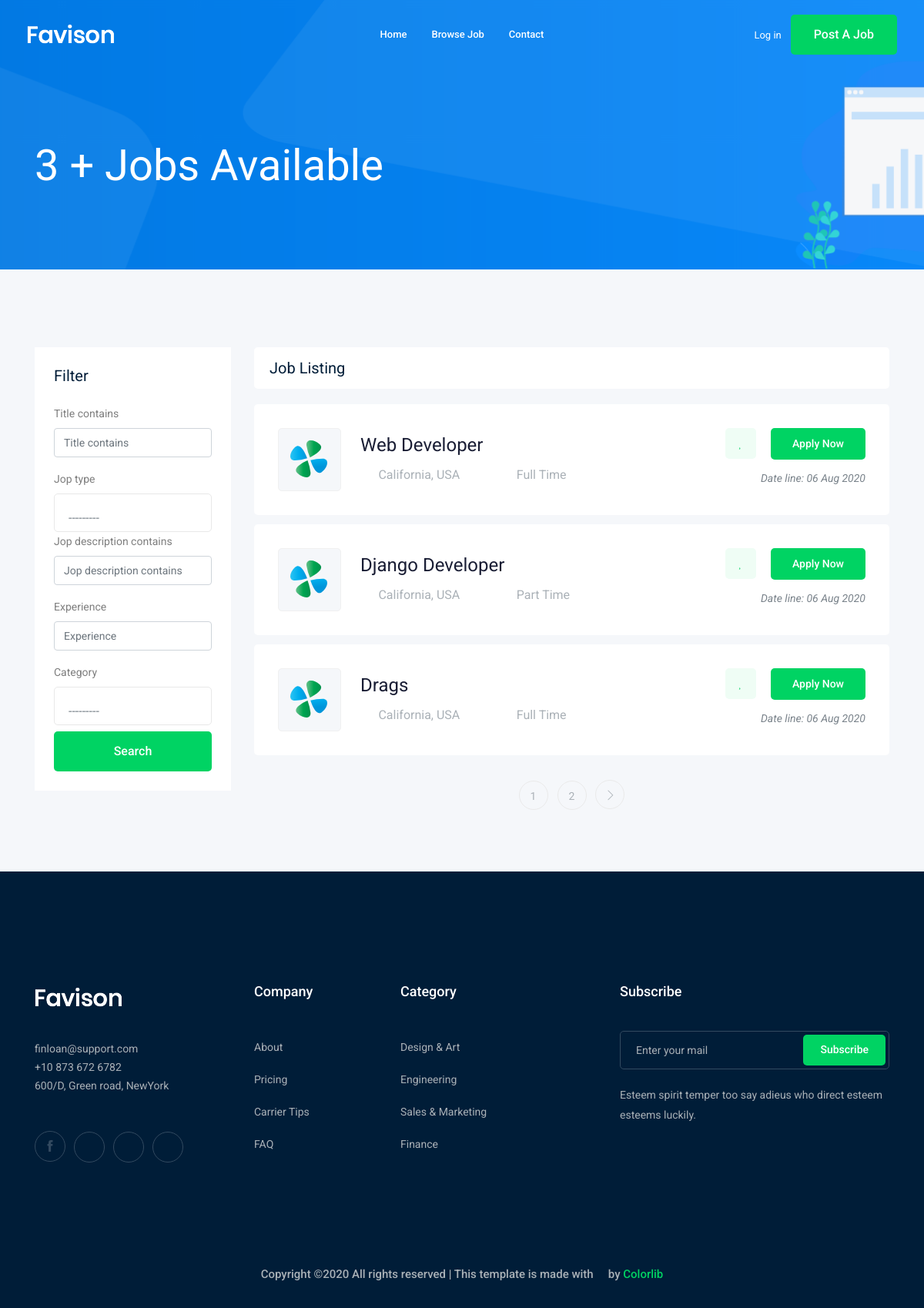
The page /jops/ on the database as committed earlier.
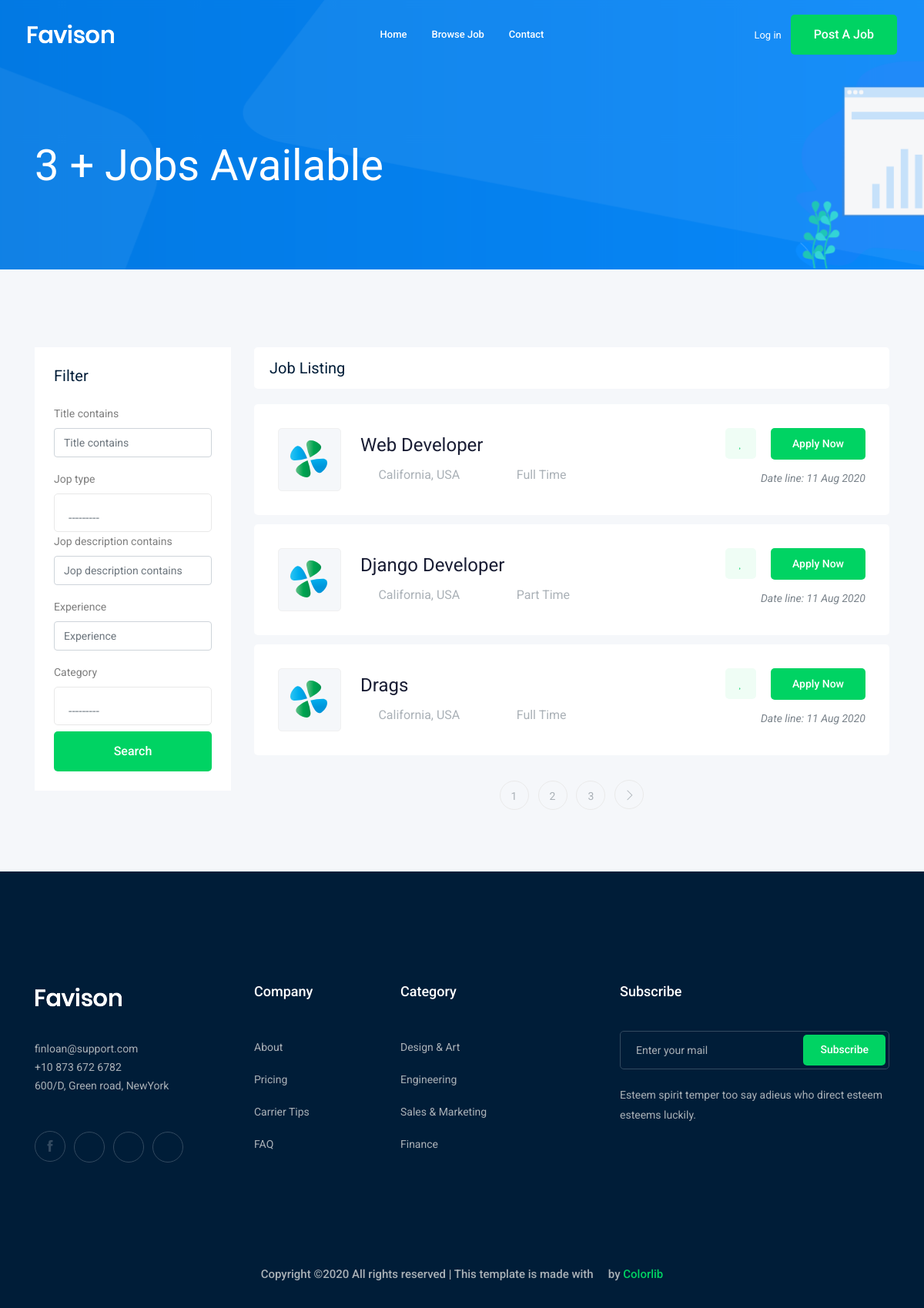
The same page on the database as committed later.
### jop/models.py (models this page shows, shortened)
class Jop (models.Model): #Table
    owner = models.ForeignKey(User , related_name='job_owner',on_delete= models.CASCADE)
    title = models.CharField (max_length=100) #column
    jop_type = models.CharField (max_length=15 , choices=JOP_TYPE)
    jop_description = models.TextField (max_length=1000)
    published_at = models.DateField (auto_now=True)
    vacancy = models.IntegerField (default= 1)
    salary = models.IntegerField (default= 0)
    experience = models.IntegerField (default=1)
    category = models.ForeignKey ('Category' , on_delete = models.CASCADE)
    jop_image = models.ImageField (upload_to = image_upload , default = "",blank=True,null=True)
    slug = models.SlugField (blank=True , null= True )

### jop/views.py (the view)
# urls.py: path('',views.jop_list , name = 'jop_list'),
def jop_list(request):
    jop_list = Jop.objects.all()
    myfilter = JopFilter(request.GET,queryset=jop_list)
    jop_list = myfilter.qs
    paginator = Paginator(jop_list, 3) # Show 25 contacts per page.
    page_number = request.GET.get('page')
    page_obj = paginator.get_page(page_number)
    context = {'jops':page_obj ,'myfilter': myfilter }
    return render(request,'jop/jop_list.html',context)

### jop/models.py (called while the page is built)
    def __str__(self):
        return self.name

### jop/templates/jop/jop_list.html (shortened to what this page needs)
{%  extends 'base.html' %}
{% load bootstrap4 %}
{% block body %}
    <div class="bradcam_area bradcam_bg_1">
        <div class="container">
            <div class="row">
                <div class="col-xl-12">
                    <div class="bradcam_text">
                        <h3>{{jops|length}} + Jobs Available</h3>
                    </div>
                </div>
            </div>
        </div>
    </div>
    <div class="job_listing_area plus_padding">
        <div class="container">
            <div class="row">
                <div class="col-lg-3">
                    <div class="job_filter white-bg">
                        <div class="form_inner white-bg">
                            <h3>Filter</h3>
                            <form method="GET">
                                {% bootstrap_form myfilter.form %}
                                <input type="submit" value="Search" class="boxed-btn3 w-100 mt-2">
                            </form>
                        </div>
                    </div>
                </div>
                <div class="col-lg-9">
                    <div class="recent_joblist_wrap">
                        <div class="recent_joblist white-bg ">
                            <div class="row align-items-center">
                                <div class="col-md-6">
                                    <h4>Job Listing</h4>
                                </div>
                                <div class="col-md-6">
                                </div>
                            </div>
                        </div>
                    </div>
                    <div class="job_lists m-0">
                        <div class="row">
                            {% for jop in jops %}
                            <div class="col-lg-12 col-md-12">
                                <div class="single_jobs white-bg d-flex justify-content-between">
                                    <div class="jobs_left d-flex align-items-center">
                                        <div class="thumb">
                                            <img src="img/svg_icon/1.svg" alt="">
                                        </div>
                                        <div class="jobs_conetent">
                                            <a href="{% url 'jops:jop_details' jop.slug %}"><h4>{{jop.title}}</h4></a>
                                            <div class="links_locat d-flex align-items-center">
                                                <div class="location">
                                                    <p> <i class="fa fa-map-marker"></i> California, USA</p>
                                                </div>
                                                <div class="location">
                                                    <p> <i class="fa fa-clock-o"></i> {{jop.jop_type}} </p>
                                                </div>
                                            </div>
                                        </div>
                                    </div>
                                    <div class="jobs_right">
                                        <div class="apply_now">
                                            <a class="heart_mark" href="#"> <i class="fa fa-heart"></i> </a>
                                            <a href="{% url 'jops:jop_details' jop.slug %}" class="boxed-btn3">Apply Now</a>
                                        </div>
                                        <div class="date">
                                            <p>Date line: {{jop.published_at|date:'d M o'}}</p>
                                        </div>
                                    </div>
                                </div>
                            </div>
                            {% endfor %}
                        </div>
                        {% if jops.has_other_pages %}
                        <div class="row">
                            <div class="col-lg-12">
                                <div class="pagination_wrap">
                                    <ul>
                                        {% for i in jops.paginator.page_range %}
                                            <li><a href="?page={{i}}"><span>{{i}}</span></a></li>
                                        {% endfor %}
                                        {% if jops.has_next %}
                                            <li><a href="?page={{jops.next_page_number}}"> <i class="ti-angle-right"></i> </a></li>
                                        {% endif %}
                                    </ul>
                                </div>
                            </div>
                        </div>
                        {% endif %}
                    </div>
                </div>
            </div>
        </div>
    </div>
{% endblock body %}

### templates/base.html (shortened to what this page needs)
{% load static %}
<!doctype html>
<html class="no-js" lang="zxx">
<head>
    <link rel="stylesheet" href="{% static 'css/bootstrap.min.css' %}">
    <link rel="stylesheet" href="{% static 'css/owl.carousel.min.css' %}">
    <link rel="stylesheet" href="{% static 'css/magnific-popup.css' %}">
    <link rel="stylesheet" href="{% static 'css/font-awesome.min.css' %}">
    <link rel="stylesheet" href="{% static 'css/themify-icons.css' %}">
    <link rel="stylesheet" href="{% static 'css/nice-select.css' %}">
    <link rel="stylesheet" href="{% static 'css/flaticon.css' %}">
    <link rel="stylesheet" href="{% static 'css/jquery-ui.css' %}">
    <link rel="stylesheet" href="{% static 'css/gijgo.css' %}">
    <link rel="stylesheet" href="{% static 'css/animate.min.css' %}">
    <link rel="stylesheet" href="{% static 'css/slicknav.css' %}">
    <link rel="stylesheet" href="{% static 'css/style.css' %}">
</head>
<body>
    <header>
        <div class="header-area ">
            <div id="sticky-header" class="main-header-area">
                <div class="container-fluid ">
                    <div class="header_bottom_border">
                        <div class="row align-items-center">
                            <div class="col-xl-3 col-lg-2">
                                <div class="logo">
                                    <a href="index.html">
                                        <img src="img/logo.png" alt="">
                                    </a>
                                </div>
                            </div>
                            <div class="col-xl-6 col-lg-7">
                                <div class="main-menu  d-none d-lg-block">
                                    <nav>
                                        <ul id="navigation">
                                            <li><a href="/">home</a></li>
                                            <li><a href="{% url 'jops:jop_list' %}">Browse Job</a></li>
                                            <li><a href="{% url 'contact:contact' %}">Contact</a></li>
                                        </ul>
                                    </nav>
                                </div>
                            </div>
                            <div class="col-xl-3 col-lg-3 d-none d-lg-block">
                                <div class="Appointment">
                                    {% if request.user.is_authenticated %}
                                        <div class="phone_num d-none d-xl-block">
                                            <a href="{% url 'accounts:profile' %}">Profile</a>
                                        </div>
                                    {% else %}
                                        <div class="phone_num d-none d-xl-block">
                                            <a href="{% url 'login' %}">Log in</a>
                                        </div>
                                    {% endif %}
                                    <div class="d-none d-lg-block">
                                        <a class="boxed-btn3" href="{% url 'jops:add_jop' %}">Post a Job</a>
                                    </div>
                                </div>
                            </div>
                            <div class="col-12">
                            </div>
                        </div>
                    </div>
                </div>
            </div>
        </div>
    </header>
    {% block body %}
    {% endblock body %}
    <footer class="footer">
        <div class="footer_top">
            <div class="container">
                <div class="row">
                    <div class="col-xl-3 col-md-6 col-lg-3">
                        <div class="footer_widget wow fadeInUp" data-wow-duration="1s" data-wow-delay=".3s">
                            <div class="footer_logo">
                                <a href="#">
                                    <img src="img/logo.png" alt="">
                                </a>
                            </div>
                            <p>
                                finloan@support.com <br>
                                +10 873 672 6782 <br>
                                600/D, Green road, NewYork
                            </p>
                            <div class="socail_links">
                                <ul>
                                    <li>
                                        <a href="#">
                                            <i class="ti-facebook"></i>
                                        </a>
                                    </li>
                                    <li>
                                        <a href="#">
                                            <i class="fa fa-google-plus"></i>
                                        </a>
                                    </li>
                                    <li>
                                        <a href="#">
                                            <i class="fa fa-twitter"></i>
                                        </a>
                                    </li>
                                    <li>
                                        <a href="#">
                                            <i class="fa fa-instagram"></i>
                                        </a>
                                    </li>
                                </ul>
                            </div>
                        </div>
                    </div>
                    <div class="col-xl-2 col-md-6 col-lg-2">
                        <div class="footer_widget wow fadeInUp" data-wow-duration="1.1s" data-wow-delay=".4s">
                            <h3 class="footer_title">
                                Company
                            </h3>
                            <ul>
                                <li><a href="#">About </a></li>
                                <li><a href="#"> Pricing</a></li>
                                <li><a href="#">Carrier Tips</a></li>
                                <li><a href="#">FAQ</a></li>
                            </ul>
                        </div>
                    </div>
                    <div class="col-xl-3 col-md-6 col-lg-3">
                        <div class="footer_widget wow fadeInUp" data-wow-duration="1.2s" data-wow-delay=".5s">
                            <h3 class="footer_title">
                                Category
                            </h3>
                            <ul>
                                <li><a href="#">Design & Art</a></li>
                                <li><a href="#">Engineering</a></li>
                                <li><a href="#">Sales & Marketing</a></li>
                                <li><a href="#">Finance</a></li>
                            </ul>
                        </div>
                    </div>
                    <div class="col-xl-4 col-md-6 col-lg-4">
                        <div class="footer_widget wow fadeInUp" data-wow-duration="1.3s" data-wow-delay=".6s">
                            <h3 class="footer_title">
                                Subscribe
                            </h3>
                            <form action="#" class="newsletter_form">
                                <input type="text" placeholder="Enter your mail">
                                <button type="submit">Subscribe</button>
                            </form>
                            <p class="newsletter_text">Esteem spirit temper too say adieus who direct esteem esteems
                                luckily.</p>
                        </div>
                    </div>
                </div>
            </div>
        </div>
        <div class="copy-right_text wow fadeInUp" data-wow-duration="1.4s" data-wow-delay=".3s">
            <div class="container">
                <div class="row">
                    <div class="col-xl-12">
                        <p class="copy_right text-center">
Copyright &copy;<script>document.write(new Date().getFullYear());</script> All rights reserved | This template is made with <i class="fa fa-heart-o" aria-hidden="true"></i> by <a href="https://colorlib.com" target="_blank">Colorlib</a>
                        </p>
                    </div>
                </div>
            </div>
        </div>
    </footer>
</body>
</html>

Rows that differ between the two databases and show on the page:
changed Jop "Web Developer": published_at "06 Aug 2020" → "11 Aug 2020"
changed Jop "Django Developer": published_at "06 Aug 2020" → "11 Aug 2020"
changed Jop "Drags": published_at "06 Aug 2020" → "11 Aug 2020"
Other text that changed with them:
new list line: "3"
